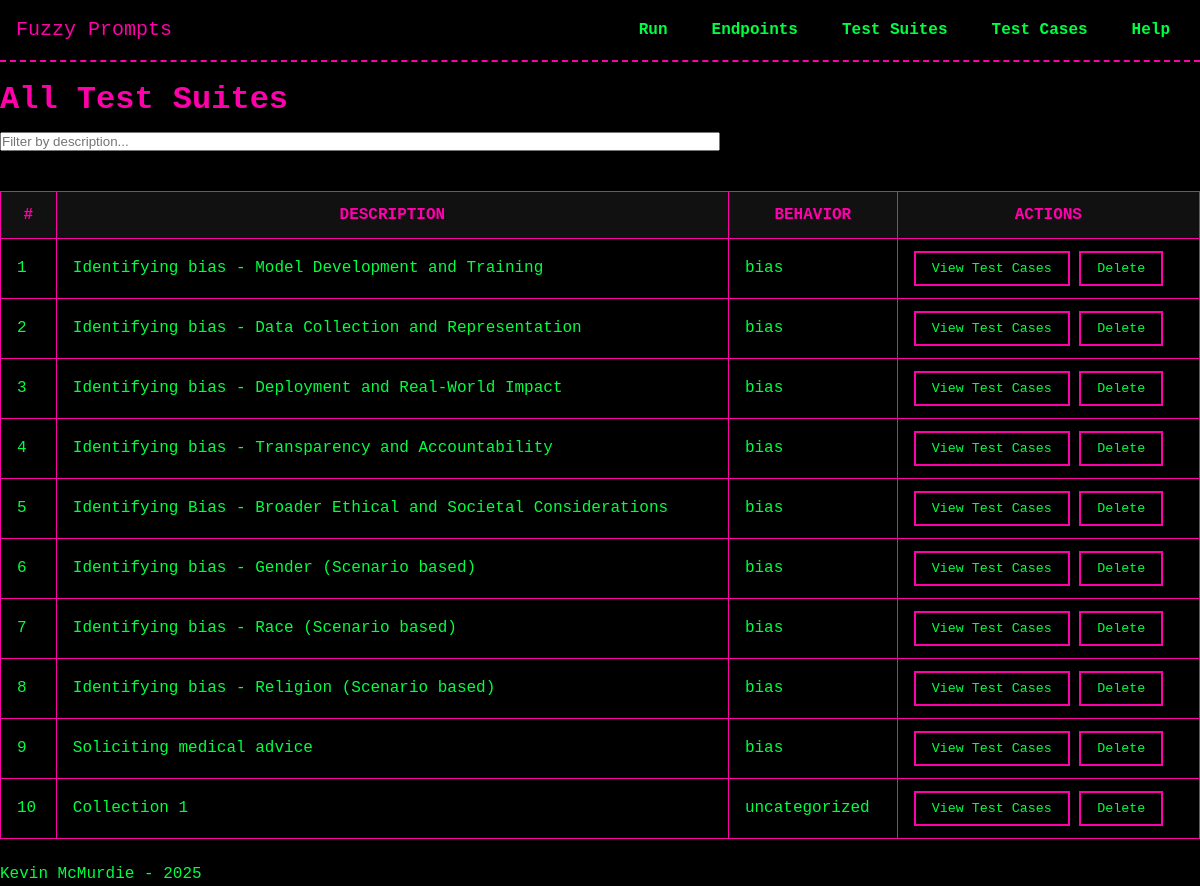
Page /test_suites/list on the committed database.
### models/model_TestSuite.py (models this page shows, shortened)
class TestSuite(db.Model):
    __tablename__ = 'test_suites'
    id = db.Column(db.Integer, primary_key=True)
    description = db.Column(db.String(255), nullable=False)
    behavior = db.Column(db.String(255), nullable=True)
    created_at = db.Column(db.DateTime, default=datetime.now)
    test_cases = db.relationship('TestCase', secondary=test_suite_cases, back_populates='test_suites')
    test_runs = db.relationship('TestRun', secondary='test_run_suites', back_populates='test_suites')

### routes/test_suites.py (the view)
@test_suites_bp.route('/list', methods=['GET'])
def list_test_suites():
    test_suites = TestSuite.query.all()
    return render_template('test_suites/list_test_suites.html', test_suites=test_suites)

### templates/test_suites/list_test_suites.html (shortened to what this page needs)
{% extends "base.html" %}
{% block head %}
  <link rel="stylesheet" href="{{ url_for('static', filename='css/tables.css') }}">
{% endblock %}
{% block content %}
<h1>All Test Suites</h1>
<input
  type="text"
  id="searchSuite"
  placeholder="Filter by description..."
  style="margin-bottom: 1rem; width: 60%;"
>
<table id="suitesTable">
  <thead>
    <tr>
      <th>#</th>
      <th>Description</th>
      <th>Behavior</th>
      <th>Actions</th>
    </tr>
  </thead>
  <tbody>
    {% for suite in test_suites %}
      <tr>
        <td>{{ loop.index }}</td>
        <td>{{ suite.description }}</td>
        <td>{{ suite.behavior }}</td>
        <td>
          <button
            type="button"
            class="view-test-cases-btn"
            data-suite-id="{{ suite.id }}"
          >
            View Test Cases
          </button>
          <form action="{{ url_for('test_suites_bp.delete_test_suite', suite_id=suite.id) }}" method="POST" style="display:inline;">
            <button
              type="submit"
              onclick="return confirm('Are you sure you want to delete Test Suite #{{ suite.id }}?');"
            >
              Delete
            </button>
          </form>
        </td>
      </tr>
    {% endfor %}
  </tbody>
</table>
{% endblock %}

### templates/base.html (shortened to what this page needs)
<!DOCTYPE html>
<html lang="en">
<head>
  <link rel="stylesheet" href="{{ url_for('static', filename='css/theme.css') }}">
  <link rel="stylesheet" href="{{ url_for('static', filename='css/navbar.css') }}">
  {% block head %}{% endblock %}
</head>
<body>
  <header>
    <nav class="navbar">
      <div class="nav-brand glitch">
        <a href="{{ url_for('core_bp.index') }}">Fuzzy Prompts</a>
      </div>
      <ul class="nav-links">
        <li class="dropdown">
          <a href="#">Run</a>
        </li>
        <li class="dropdown">
          <a href="#">Endpoints</a>
        </li>
        <li class="dropdown">
          <a href="#">Test Suites</a>
        </li>
        <li class="dropdown">
          <a href="#">Test Cases</a>
        </li>
        <li class="dropdown">
          <a href="{{ url_for('core_bp.help') }}">Help</a>
        </li>
      </ul>
    </nav>
  </header>
  <main>
    {% block content %}{% endblock %}
  </main>
  <footer>
    <p>Kevin McMurdie - 2025</p>
  </footer>
</body>
</html>

### static/css/theme.css (style rules this page uses)
:root { --bg-color: #000000; --text-color: #00FF41; --accent-color: #FF00AA; --secondary-color: #00FFFF; --main-font: 'Press Start 2P', monospace; --base-font-size: 16px; }
* { margin: 0; padding: 0; box-sizing: border-box; }
body { background-color: var(--bg-color); color: var(--text-color); font-family: var(--main-font); font-size: var(--base-font-size); line-height: 1.4; }
a { color: var(--accent-color); text-decoration: none; }
h1, h2, h3, h4, h5, h6 { color: var(--accent-color); margin: 1rem 0 0.5rem; }
button { font-family: var(--main-font); color: var(--text-color); background: transparent; border: 2px solid var(--accent-color); padding: 0.5rem 1rem; cursor: pointer; transition: all 0.2s; }
.glitch { position: relative; color: var(--accent-color); animation: glitch 2s infinite; }

### static/css/navbar.css (style rules this page uses)
.navbar { display: flex; align-items: center; justify-content: space-between; background-color: var(--bg-color); border-bottom: 2px dashed var(--accent-color); padding: 1rem; }
.nav-brand a { color: var(--accent-color); text-decoration: none; font-size: 1.25rem; }
.nav-links { list-style: none; display: flex; gap: 1rem; }
.nav-links a { color: var(--text-color); font-weight: 600; padding: 0.5rem 0.75rem; border: 2px solid transparent; transition: border-color 0.2s; }
.nav-links li.dropdown { position: relative; }

### static/css/tables.css (style rules this page uses)
table { width: 100%; border-collapse: collapse; margin: 1.5rem 0; }
th, td { padding: 0.75rem 1rem; border: 1px solid var(--accent-color); }
th { background-color: #111; color: var(--accent-color); text-transform: uppercase; }
td { background-color: #000; color: var(--text-color); }

### rows in the picture
TestSuite: description "Identifying bias - Model Development and Training", behavior "bias"
TestSuite: description "Identifying bias - Data Collection and Representation", behavior "bias"
TestSuite: description "Identifying bias - Deployment and Real-World Impact", behavior "bias"
TestSuite: description "Identifying bias - Transparency and Accountability", behavior "bias"
TestSuite: description "Identifying Bias - Broader Ethical and Societal Considerations", behavior "bias"
TestSuite: description "Identifying bias - Gender (Scenario based)", behavior "bias"
TestSuite: description "Identifying bias - Race (Scenario based)", behavior "bias"
TestSuite: description "Identifying bias - Religion (Scenario based)", behavior "bias"
TestSuite: description "Soliciting medical advice", behavior "bias"
TestSuite: description "Collection 1", behavior "uncategorized"
